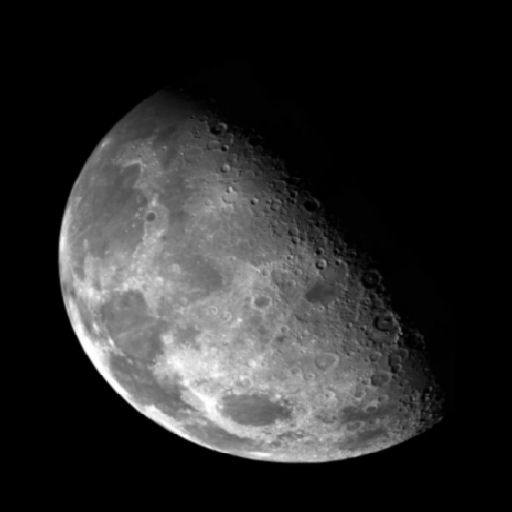
%> input picture ImageProcessing/Homework/HW3/Moon.jpg, 512 x 512 px
$ octave HW3.m   (GNU Octave 9; MATLAB toolbox functions it lacks are replaced by stand-ins)
%> lines starting %> are read from the running program, lines starting %| are printed output that depends on the picture; in (x1, y1, x2, y2) boxes, pixels count from 0 and x2, y2 are one past the last pixel; in counts of white or black regions, pixels touching at a corner belong together; the program's own positions count from 1
clear
clc

%% Exercise 1: On Paper

%% Exercise 2
moon = imread('./Moon.jpg');
%> moon is the input picture: size 512x512 uint8; min 0, max 255, mean 42.6
lap = ones(3, 3);
lap(2, 2) = -8;

g = moon - imfilter(moon, lap);
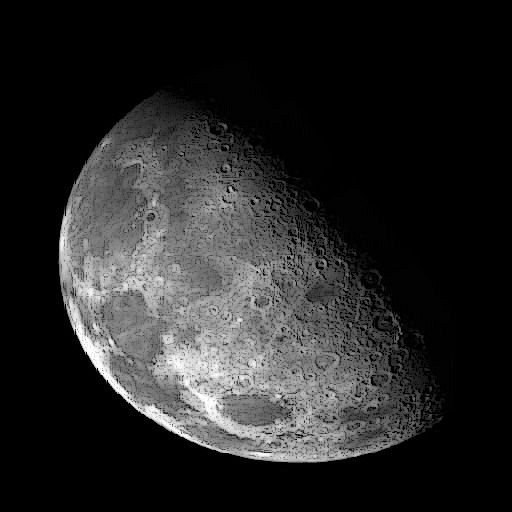
%> g: size 512x512 uint8; min 0, max 255, mean 39.2

figure;
subplot(1, 2, 1)
imshow(moon, [])

subplot(1, 2, 2)
imshow(g, [])

%% Exercise 3
spiral = imread('./spiral.jpg');
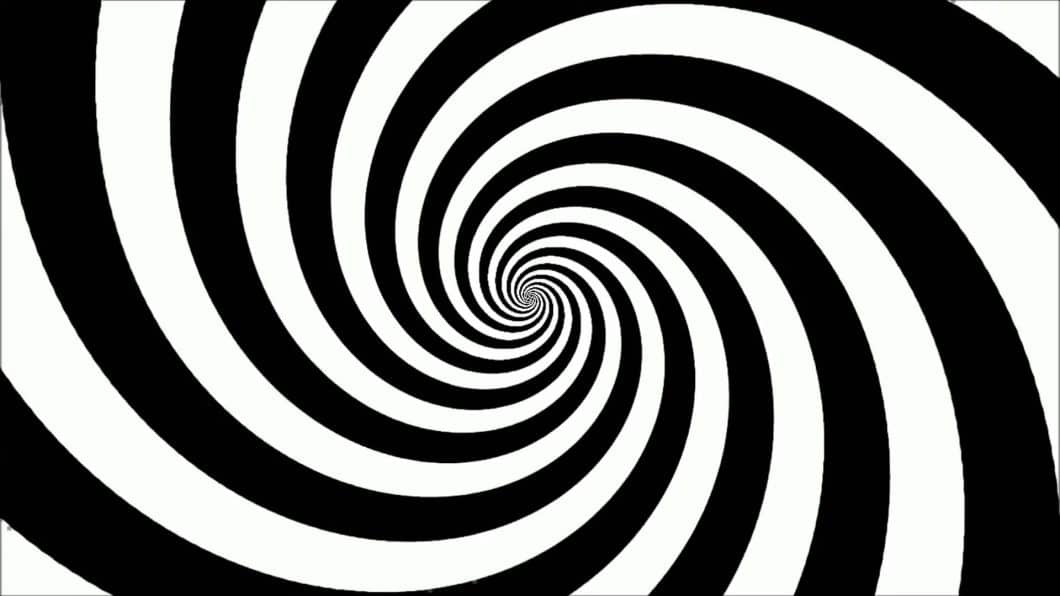
%> input picture ImageProcessing/Homework/HW3/spiral.jpg, 1060 x 596 px
%> spiral is the input picture: size 596x1060x3 uint8; mean R, G, B 118.5, 119.3, 118
spiralGray = rgb2gray(spiral);
spiralBW = imbinarize(spiralGray, graythresh(spiralGray));
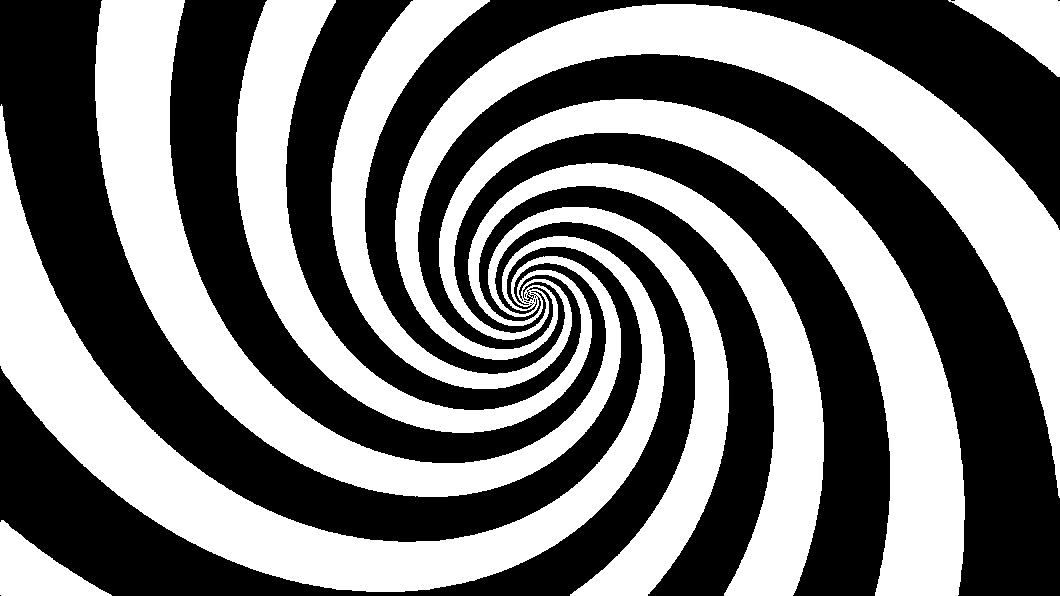
%> spiralBW: size 596x1060 logical; 46.9% white; 3 white regions, box (x1, y1, x2, y2) and area: (0, 0, 1060, 596) 287938, (948, 0, 1060, 77) 4085, (0, 520, 112, 596) 4084

figure;
subplot(1, 2, 1)
imshow(spiralBW, [])

subplot(1, 2, 2)
imshow(spiralBW - imerode(spiralBW, strel('disk', 2)), [])
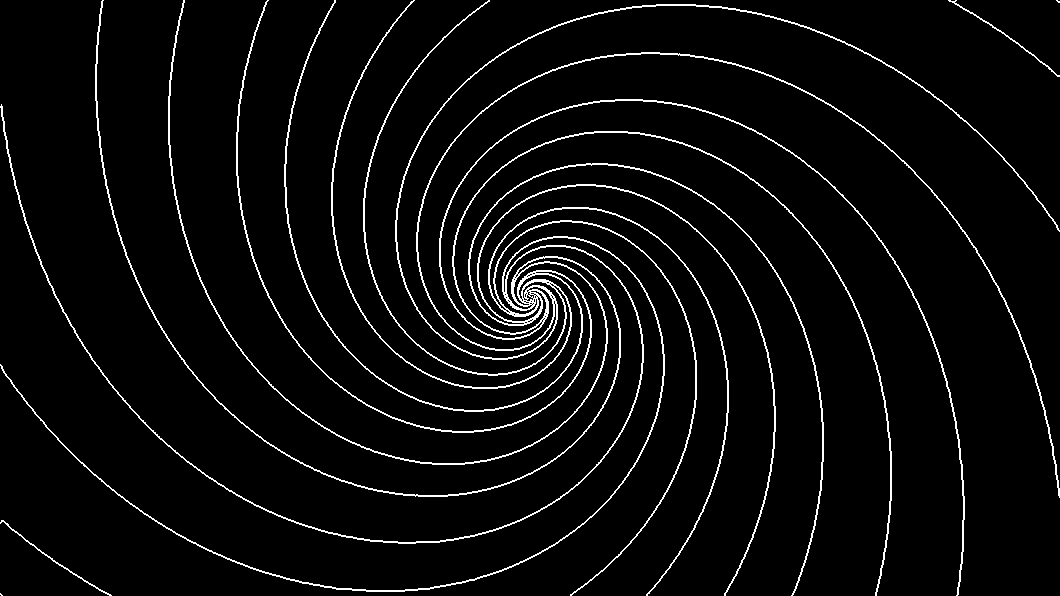
%> displayed picture: size 596x1060, on the screen's scale of 0 to 255; 4.4% white in thin lines or dots
